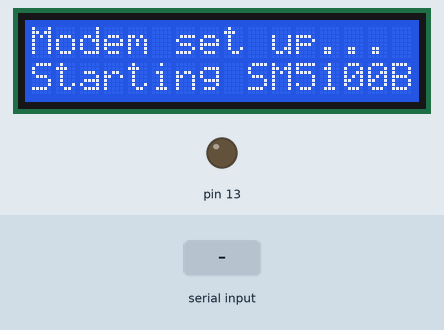
This sketch was run on a simulated Arduino Uno, built with avr-gcc and run on an emulated ATmega328P. On the bench: 16×2 character LCD, output pins drawn as LEDs (lit = HIGH). The inputs (shaded band) are chosen by the test bench. The modem accepts every AT command (registered, SIM ready, sends succeed) and sends nothing else; what the sketch prints to the serial monitor is not drawn.

Above: at 3.1 s.
3.2 s: "+SIND: 4\n" received over the second serial link
At 4.6 s:
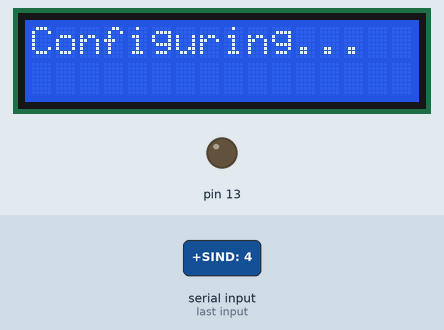
At 7.3 s:
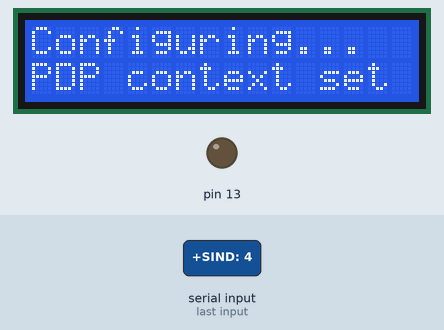
Timing chart, 0 to 8.8 s (numbered marks = the images above; inputs shaded):
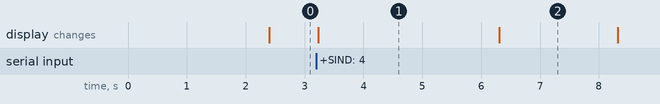

The sketch:

ModemControl_v1_1.ino
```cpp
#include <SoftwareSerial.h>
#include <LiquidCrystal.h>

//IP address and port of the remote server
String IPaddress = "90.204.3.210";
String port = "6100";

SoftwareSerial modem(2,3);
LiquidCrystal lcd(12, 11, 10, 9, 8, 7);

String receivedString = "";

void setup() {
  lcd.begin(16,2);
  digitalWrite(13, LOW);
  lcd.print("    POWER ON");
  delay(2300);

  setUpModem();

  configureModem(IPaddress,port);

}


void loop() {
  long time = millis()/1000;
  String stringToSend = "Time = ";
  stringToSend += time;

  sendData(stringToSend);

  lcd.clear();
  lcd.print("Waiting 20 secs.");
  delay(20000);
}

//Waits for +SIND: 4 to be returned, meaning modem is ready
void setUpModem(){
  lcd.clear();
  lcd.print("Modem set up...");

  lcd.setCursor(0,1);
  //Initalise serial ports for communication
  Serial.begin(9600); //Computer comms
  modem.begin(9600);//modem
  Serial.print("Starting SM5100B Communication...");
  lcd.print("Starting SM5100B");
  pinMode(13,OUTPUT);


  boolean registered = false;
  while(!registered){             //Loop until correct message returned (not required if only one message required)
    receivedString = receiveFromModem(); //Receive message from modem
    Serial.print('.');       //Show that something is happening each time message comes through
    if(receivedString.equals("+SIND: 4")){ //SIND 4 is the message that the SIM is registered with network
      lcd.setCursor(0,1);
      lcd.print("Registered on TM");
      Serial.println("\nModem is registered on network and ready to communicate.");
      registered = true;          //break out of loop
    }
  }
  Serial.println("Ready for configuration...");
  lcd.clear();
  lcd.print("Configuring...");
  delay(1000);
}

//Configures modem with specified IP and port for remote server
//TODO include APN settings as parameters here.
void configureModem(String IPaddress, String port){
  int successfulCommands = 0; //This int is incremented each time a successful command goes through to stop
  //later commands being carried out after failed command

  do{
    //Set up PDP context
    modem.println("AT+CGDCONT=1,\"IP\",\"general.t-mobile.uk\"");
    delay(2000);
    receivedString = receiveFromModem(); //Receive message from modem
    if(receivedString.equals("OK")){ //OK is expected
      lcd.setCursor(0,1);
      lcd.print("PDP context set ");
      Serial.println("\n\tPDP context set up successfully.");
      successfulCommands++; //increment, therefore breaking out of loop.
    }
    else{
      Serial.println("Something went wrong, retrying");
    }
  }
  while(successfulCommands == 0);

  do{
    //Set up PDP context parameters (APN username/password)
    modem.println("AT+CGPCO=0,\"tmobile\",\"tm\",1");
    delay(2000);
    receivedString = receiveFromModem(); //Receive message from modem
    if(receivedString.equals("OK")){ //OK is expected
      Serial.println("\tPDP context parameters set up successfully.");
      lcd.setCursor(0,1);
      lcd.print("PDP params set  ");
      successfulCommands++; //increment, therefore breaking out of loop.
    }
  }
  while(successfulCommands <= 1);

  do{
    //Activate PDP context
    modem.println("AT+CGACT=1,1");
    delay(2000);
    receivedString = receiveFromModem(); //Receive message from modem
    //    Serial.println(receivedString);
    if(receivedString.equals("OK")){ //OK is expected
      Serial.println("\tPDP context activated.");
      lcd.setCursor(0,1);
      lcd.print("PDP cont. active");
      successfulCommands++; //increment, therefore breaking out of loop.
    }
  }
  while(successfulCommands <= 2);

  do{
    //Configure remote host and port, then a TCP connection can be opened
    String remoteConfiguration = "AT+SDATACONF=1, \"TCP\", \"";
    remoteConfiguration += IPaddress;
    remoteConfiguration += "\", ";
    remoteConfiguration += port;
    modem.println(remoteConfiguration);
    delay(2000);
    receivedString = receiveFromModem(); //Receive message from modem
    if(receivedString.equals("OK")){ //OK is expected
      Serial.println("\tTCP parameters for connection to remote server configured.");
      lcd.setCursor(0,1);
      lcd.print("TCP params set  ");
      successfulCommands++; //increment, therefore breaking out of loop.
    }
  }
  while(successfulCommands <= 3);

  Serial.println("\nSet up complete, ready to send over GPRS/GSM.");
  lcd.setCursor(0,1);
  lcd.print("complete.       ");
  delay(2000);
}
//Called when data is required to be sent to remote server
void sendData(String sendString){
  lcd.clear();
  lcd.print("Sending data");
  int successfulSend = 0;
  do{
    //Open connection
    modem.println("AT+SDATASTART=1,1");
    delay(2000);
    receivedString = receiveFromModem(); //Receive message from modem
    if(receivedString.equals("OK")){ //OK is expected
      Serial.println("\n\tAttempted to open socket.");
      lcd.setCursor(0,1);
      lcd.print("Opening socket  ");
      boolean querySuccess = false;
      do{
        //Check that socket is connected
        modem.println("AT+SDATASTATUS=1");
        delay(2000);
        receivedString = receiveFromModem(); //Receive message from modem
        String trimmedString = receivedString.substring(0,11);
        if(trimmedString.equals("+SOCKSTATUS")){ //This is the start of the returned message
          if(receivedString[16] == '1'){ //+SOCKSTATUS:  1,0,0000,0,0,0 this is the returned message
            querySuccess=true;            //16th character is 0 for not connected, 1 for connected
            successfulSend++; //increment, therefore breaking out of main loop.
            Serial.println("\tConnected to remote server.");
            lcd.setCursor(0,1);
            lcd.print("Connected server");
            digitalWrite(13, HIGH);
            delay(2000);
          }
          else{
            Serial.println("\tUnsuccessful connection, trying again...");
            querySuccess= true;
            lcd.setCursor(0,1);
            lcd.print("Trying again... ");
            //no index increment

              //Send close socket command to ensure that modem has closed socket
            //before trying again.
            boolean successfulCommand=false;
            do{
              modem.println("AT+SDATASTART=1,0");
              delay(2000);
              receivedString = receiveFromModem(); //Receive message from modem
              if(receivedString.equals("OK")){ //OK is expected
                successfulCommand=true;
              }
            }
            while(!successfulCommand);
          }
        }
      }
      while(!querySuccess);
    }
  }
  while(successfulSend == 0);

  //Send some data
  Serial.println("\tSending data...");
  lcd.setCursor(0,1);
  lcd.print("Sending...      ");
  long currentTime = millis();
  String stringToSend = "AT+SSTRSEND=1, \"";
  stringToSend += sendString;
  stringToSend += "\"";
  modem.println(stringToSend);

  do{
    delay(8000);
    receivedString = receiveFromModem(); //Receive message from modem
    if(receivedString.equals("OK")){ //This is the start of the returned message
      Serial.println("\tData sent.");
      lcd.setCursor(0,1);
      lcd.print("Data sent.       ");
      successfulSend++; //increment, therefore breaking out of loop.
    }
    else{
      Serial.println("\tStill waiting for data to send...");
      lcd.setCursor(0,1);
      lcd.print("Still sending...");
    }
  }
  while(successfulSend == 1);

  //Close the socket
  do{
    modem.println("AT+SDATASTART=1,0");
    delay(2000);
    receivedString = receiveFromModem(); //Receive message from modem
    if(receivedString.equals("OK")){ //OK is expected
      Serial.println("\tSocket closed.");
      lcd.setCursor(0,1);
      lcd.print("Socket closed.  ");
      digitalWrite(13, LOW);
      successfulSend++;
      delay(2000);
    }
  }
  while(successfulSend == 2);
}


//Should be run when message is expected from modem
//Returns the message from modem that can be compared.
String receiveFromModem(){
  String inString="";
  char incoming = 0;
  boolean receivedMessage = false;

  while(!receivedMessage){  //while no message found
    if(modem.available()>0){ //Look for serial data
      incoming = modem.read(); //read one byte from buffer
      if(incoming == '\n'){ //if the byte is the new line character (indicates end of modem message)
        inString.trim();   //Remove unnecessary white space (causes issues with.equals)
        if(inString.length()>0){
          return inString;  //return the string
        }
        else{
          inString = "";
        }
      }
      inString += incoming;  //else add to the message and look for another byte
    }
  }
}
```

Measured:
- after the input at 3.2 s, the display: changes at once (image 1)
- what the display in image 1 shows lasts 3.1 s, from 3.2 s to 6.3 s
